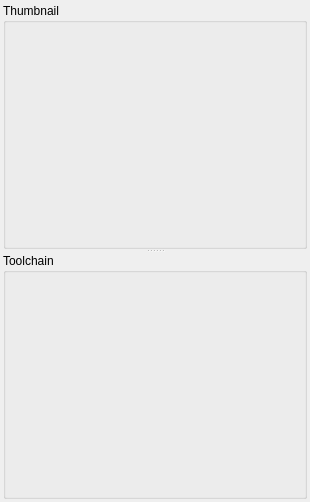
<?xml version="1.0" encoding="UTF-8"?>
<ui version="4.0">
 <class>ToolchainNavigator</class>
 <widget class="QWidget" name="ToolchainNavigator">
  <property name="geometry">
   <rect>
    <x>0</x>
    <y>0</y>
    <width>310</width>
    <height>502</height>
   </rect>
  </property>
  <property name="sizePolicy">
   <sizepolicy hsizetype="Ignored" vsizetype="Preferred">
    <horstretch>0</horstretch>
    <verstretch>0</verstretch>
   </sizepolicy>
  </property>
  <property name="windowTitle">
   <string>Form</string>
  </property>
  <layout class="QVBoxLayout" name="verticalLayout">
   <property name="spacing">
    <number>3</number>
   </property>
   <property name="margin">
    <number>3</number>
   </property>
   <item>
    <widget class="QSplitter" name="splitter">
     <property name="orientation">
      <enum>Qt::Vertical</enum>
     </property>
     <widget class="QGroupBox" name="grpThumbnail">
      <property name="title">
       <string>Thumbnail</string>
      </property>
      <layout class="QHBoxLayout" name="horizontalLayout_2">
       <property name="margin">
        <number>3</number>
       </property>
       <item>
        <widget class="tomo::widget::ToolchainThumbnail" name="thumbnail" native="true"/>
       </item>
      </layout>
     </widget>
     <widget class="QGroupBox" name="grpTree">
      <property name="title">
       <string>Toolchain</string>
      </property>
      <layout class="QHBoxLayout" name="horizontalLayout">
       <property name="spacing">
        <number>3</number>
       </property>
       <property name="margin">
        <number>3</number>
       </property>
       <item>
        <widget class="tomo::widget::ToolchainTree" name="tree" native="true"/>
       </item>
      </layout>
     </widget>
    </widget>
   </item>
  </layout>
 </widget>
 <customwidgets>
  <customwidget>
   <class>tomo::widget::ToolchainTree</class>
   <extends>QWidget</extends>
   <header>widget/ToolchainTree.h</header>
   <container>1</container>
  </customwidget>
  <customwidget>
   <class>tomo::widget::ToolchainThumbnail</class>
   <extends>QWidget</extends>
   <header>widget/ToolchainThumbnail.h</header>
   <container>1</container>
  </customwidget>
 </customwidgets>
 <resources/>
 <connections/>
 <slots>
  <slot>processToolchain()</slot>
  <slot>changeToolchainName(QString)</slot>
  <slot>gotoParent()</slot>
 </slots>
</ui>
